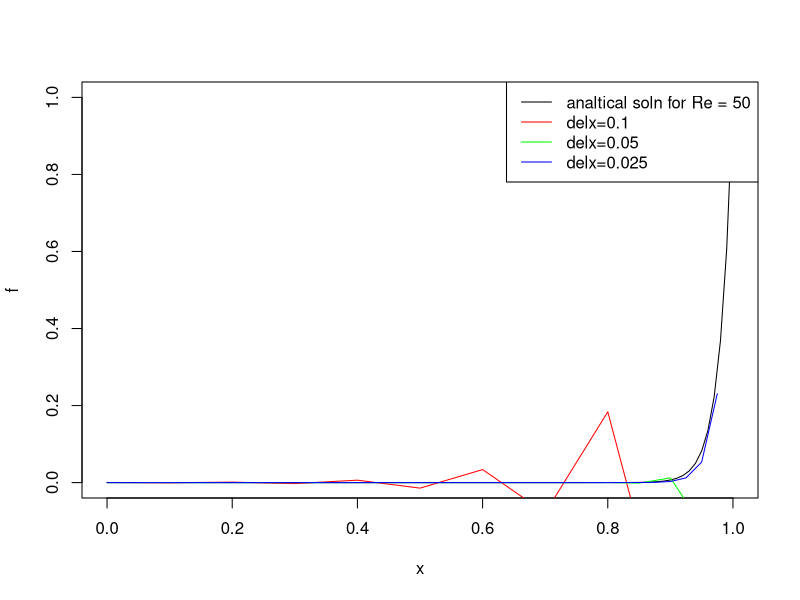

Reproduce this figure in R.
Re=50
f = function(x){(exp(Re*x)-1)/(exp(Re)-1)}

x <- seq(0,0.9, 0.1)
y <- c(0.000298604,-0.000398138,0.00122759,-0.00256578,0.00628542,-0.0143674,0.0338225,-0.0786206,0.183747,-0.428443)
x1 <- seq(0,0.95,0.05)
y1 <- c(9.13918e-020,-7.31135e-019,6.6716e-018,-5.9953e-017,5.39669e-016,-4.85693e-015,4.37124e-014,-3.93412e-013,3.54071e-012,-3.18664e-011,2.86797e-010,-2.58117e-009,2.32306e-008,-2.09075e-007,1.88168e-006,-1.69351e-005,0.000152416,-0.00137174,0.0123457,-0.111111)
x2 <- seq(0,0.975,0.025)
y2 <- c(2.58924e-026,1.38093e-025,6.24295e-025,2.73117e-024,1.1861e-023,5.14234e-023,2.22861e-022,9.65756e-022,4.18497e-021,1.81349e-020,7.85845e-020,3.40533e-019,1.47564e-018,6.39445e-018,2.77093e-017,1.20074e-016,5.20319e-016,2.25472e-015,9.77043e-015,4.23385e-014,1.83467e-013,7.95024e-013,3.4451e-012,1.49288e-011,6.46914e-011,2.80329e-010,1.21476e-009,5.26396e-009,2.28105e-008,9.88455e-008,4.28331e-007,1.8561e-006,8.0431e-006,3.48534e-005,0.000151031,0.00065447,0.00283604,0.0122895,0.0532544,0.230769)
plot(f,xlim=c(0,1),ylim=c(0,1),col="black")
par(new=TRUE)
lines(x,y,xlim=c(0,1),ylim=c(0,1),col="red")
par(new=TRUE)
lines(x1,y1,xlim=c(0,1),ylim=c(0,1),col="green")
par(new=TRUE)
lines(x2,y2,xlim=c(0,1),ylim=c(0,1),col="blue")
legend('topright',c("analtical soln for Re = 50","delx=0.1","delx=0.05","delx=0.025"),lty=c(1,1,1,1),col=c("black","red","green","blue"))


